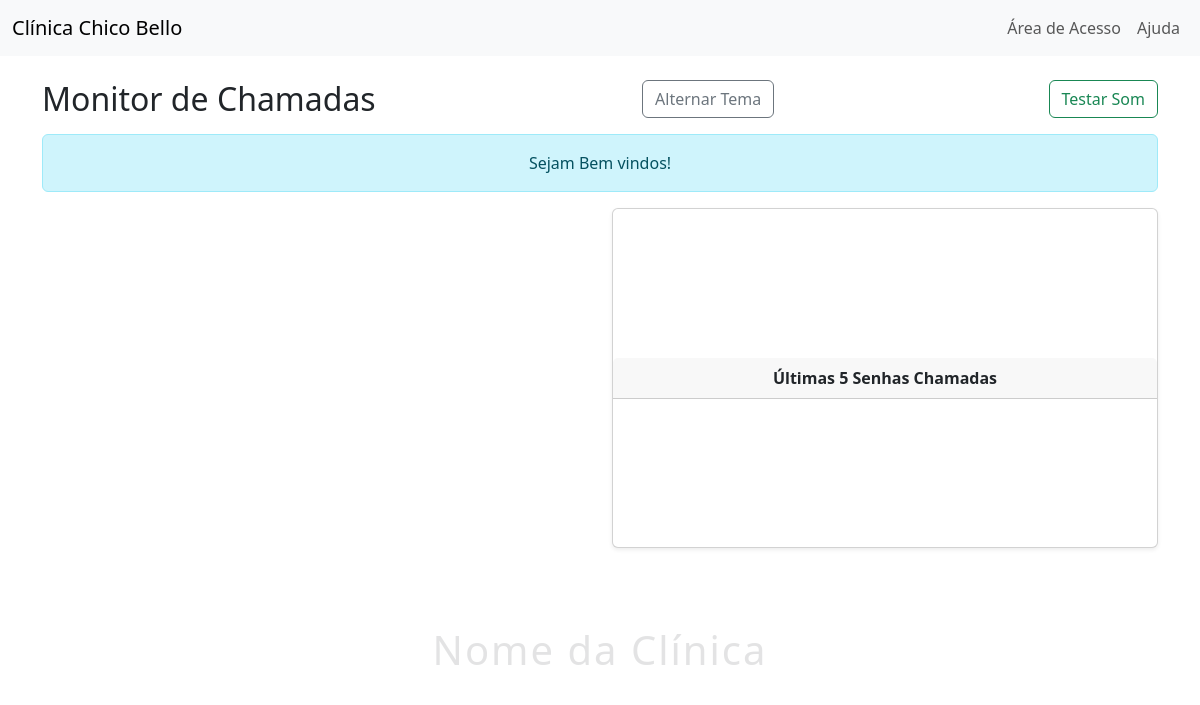
The page /monitor on the database its author committed.
### app/models.py (models this page shows)
class Configuracao(db.Model):
    __tablename__ = 'configuracoes'
    id = db.Column(db.Integer, primary_key=True)
    chave = db.Column(db.String(50), unique=True, nullable=False)
    valor = db.Column(db.String(100))

### app/routes/public.py (the view)
@public_bp.route('/monitor')
def monitor():
    configs = get_config()
    return render_template('public/monitor.html', config_nome_clinica=configs.get('nome_clinica'), config_mensagem_painel=configs.get('mensagem_painel'))

### app/routes/public.py (called while the page is built)
def get_config():
    config_keys = ['nome_clinica', 'mensagem_painel']
    configs = {c.chave: c.valor for c in Configuracao.query.filter(Configuracao.chave.in_(config_keys))}
    return configs

### app/templates/public/monitor.html (shortened to what this page needs)
{% extends 'base.html' %}
{% block content %}
<div class="d-flex justify-content-between align-items-center mb-3">
  <h2 class="mb-0">Monitor de Chamadas</h2>
  <button id="toggle-theme" class="btn btn-outline-secondary">Alternar Tema</button>
  <button id="testar-som" class="btn btn-outline-success ms-2" style="font-size:1rem;">Testar Som</button>
</div>
{% if config_mensagem_painel %}
<div class="alert alert-info text-center">{{ config_mensagem_painel }}</div>
{% endif %}
<div class="row align-items-stretch painel-equal-height" id="painel-layout">
  <div class="col-md-6 mb-4">
  </div>
  <div class="col-md-6 mb-4">
    <div class="card shadow-sm h-100">
      <div class="card-header text-center fw-bold">Últimas 5 Senhas Chamadas</div>
    </div>
  </div>
</div>
<div class="text-center mt-5" style="opacity:0.12; font-size:2.5rem; letter-spacing:2px; user-select:none;">
  {{ nome_clinica or 'Nome da Clínica' }}
</div>
{% endblock %}

### app/templates/base.html (shortened to what this page needs)
<!doctype html>
<html lang="pt-br">
  <head>
    <link href="https://cdn.jsdelivr.net/npm/bootstrap@5.3.3/dist/css/bootstrap.min.css" rel="stylesheet">
  </head>
  <body>
    {% if request.endpoint != 'emissao.emitir' %}
    <nav class="navbar navbar-expand-lg navbar-light bg-light mb-4">
      <div class="container-fluid">
        <a class="navbar-brand" href="/">{{ config_nome_clinica or 'Sistema de Gerenciamento de Senhas' }}</a>
        <div class="collapse navbar-collapse" id="navbarNav">
          <ul class="navbar-nav ms-auto">
            <li class="nav-item"><a class="nav-link" href="{{ url_for('admin.area_acesso') }}"> Área de Acesso</a></li>
            <li class="nav-item"><a class="nav-link" href="{{ url_for('public.ajuda') }}"> Ajuda</a></li>
          </ul>
        </div>
      </div>
    </nav>
    {% endif %}
    <div class="container">
      {% block content %}{% endblock %}
    </div>
  </body>
</html>

### app/templates/public/monitor.html (style rules this page uses)
.painel-equal-height { display: flex; flex-direction: row; align-items: stretch; }
.painel-equal-height > .col-md-6 { display: flex; flex-direction: column; }
.painel-equal-height .card.h-100 { height: 100%; min-height: 340px; display: flex; flex-direction: column; justify-content: center; }

### rows shown on the page
Configuracao: valor "Clínica Chico Bello"
Configuracao: valor "Sejam Bem vindos!"

### other values the page prints
{{ nome_clinica or 'Nome da Clínica' }} "Nome da Clínica"
